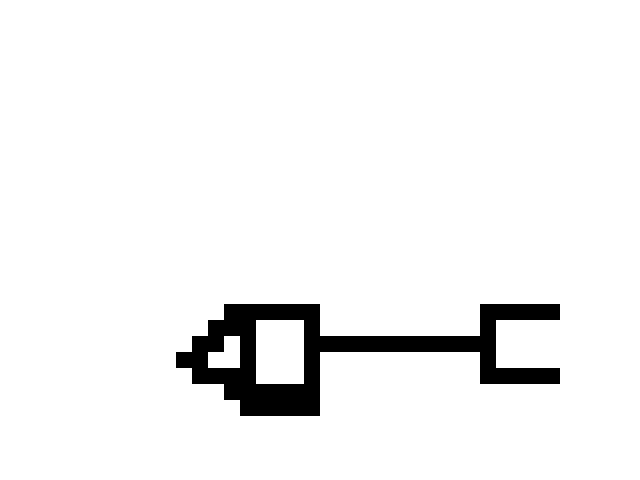

Rendered tile map (Tiled .tmx) drawn with the repository's tilesets; below, a short description and the full map source, tile grids included:
An orthogonal 40x30 tile map with 16x16 px tiles, 1 tile layer (块层 1), 4 tilesets.

<map version="1.0" orientation="orthogonal" renderorder="right-down" width="40" height="30" tilewidth="16" tileheight="16" backgroundcolor="#ffffff" nextobjectid="1">
 <tileset firstgid="1" name="block" tilewidth="16" tileheight="16" tilecount="1">
  <image source="image/block.png" width="16" height="16" />
 </tileset>
 <tileset firstgid="2" name="block1" tilewidth="16" tileheight="16" tilecount="1">
  <image source="image/block1.png" width="16" height="16" />
 </tileset>
 <tileset firstgid="3" name="block2" tilewidth="16" tileheight="16" tilecount="1">
  <image source="image/block2.png" width="16" height="16" />
 </tileset>
 <tileset firstgid="4" name="block3" tilewidth="16" tileheight="16" tilecount="1">
  <image source="image/block3.png" width="16" height="16" />
 </tileset>
 <layer name="块层 1" width="40" height="30">
  <data encoding="csv">
0,0,0,0,0,0,0,0,0,0,0,0,0,0,0,0,0,0,0,0,0,0,0,0,0,0,0,0,0,0,0,0,0,0,0,0,0,0,0,0,
0,0,0,0,0,0,0,0,0,0,0,0,0,0,0,0,0,0,0,0,0,0,0,0,0,0,0,0,0,0,0,0,0,0,0,0,0,0,0,0,
0,0,0,0,0,0,0,0,0,0,0,0,0,0,0,0,0,0,0,0,0,0,0,0,0,0,0,0,0,0,0,0,0,0,0,0,0,0,0,0,
0,0,0,0,0,0,0,0,0,0,0,0,0,0,0,0,0,0,0,0,0,0,0,0,0,0,0,0,0,0,0,0,0,0,0,0,0,0,0,0,
0,0,0,0,0,0,0,0,0,0,0,0,0,0,0,0,0,0,0,0,0,0,0,0,0,0,0,0,0,0,0,0,0,0,0,0,0,0,0,0,
0,0,0,0,0,0,0,0,0,0,0,0,0,0,0,0,0,0,0,0,0,0,0,0,0,0,0,0,0,0,0,0,0,0,0,0,0,0,0,0,
0,0,0,0,0,0,0,0,0,0,0,0,0,0,0,0,0,0,0,0,0,0,0,0,0,0,0,0,0,0,0,0,0,0,0,0,0,0,0,0,
0,0,0,0,0,0,0,0,0,0,0,0,0,0,0,0,0,0,0,0,0,0,0,0,0,0,0,0,0,0,0,0,0,0,0,0,0,0,0,0,
0,0,0,0,0,0,0,0,0,0,0,0,0,0,0,0,0,0,0,0,0,0,0,0,0,0,0,0,0,0,0,0,0,0,0,0,0,0,0,0,
0,0,0,0,0,0,0,0,0,0,0,0,0,0,0,0,0,0,0,0,0,0,0,0,0,0,0,0,0,0,0,0,0,0,0,0,0,0,0,0,
0,0,0,0,0,0,0,0,0,0,0,0,0,0,0,0,0,0,0,0,0,0,0,0,0,0,0,0,0,0,0,0,0,0,0,0,0,0,0,0,
0,0,0,0,0,0,0,0,0,0,0,0,0,0,0,0,0,0,0,0,0,0,0,0,0,0,0,0,0,0,0,0,0,0,0,0,0,0,0,0,
0,0,0,0,0,0,0,0,0,0,0,0,0,0,0,0,0,0,0,0,0,0,0,0,0,0,0,0,0,0,0,0,0,0,0,0,0,0,0,0,
0,0,0,0,0,0,0,0,0,0,0,0,0,0,0,0,0,0,0,0,0,0,0,0,0,0,0,0,0,0,0,0,0,0,0,0,0,0,0,0,
0,0,0,0,0,0,0,0,0,0,0,0,0,0,0,0,0,0,0,0,0,0,0,0,0,0,0,0,0,0,0,0,0,0,0,0,0,0,0,0,
0,0,0,0,0,0,0,0,0,0,0,0,0,0,0,0,0,0,0,0,0,0,0,0,0,0,0,0,0,0,0,0,0,0,0,0,0,0,0,0,
0,0,0,0,0,0,0,0,0,0,0,0,0,0,0,0,0,0,0,0,0,0,0,0,0,0,0,0,0,0,0,0,0,0,0,0,0,0,0,0,
0,0,0,0,0,0,0,0,0,0,0,0,0,0,0,0,0,0,0,0,0,0,0,0,0,0,0,0,0,0,0,0,0,0,0,0,0,0,0,0,
0,0,0,0,0,0,0,0,0,0,0,0,0,0,0,0,0,0,0,0,0,0,0,0,0,0,0,0,0,0,0,0,0,0,0,0,0,0,0,0,
0,0,0,0,0,0,0,0,0,0,0,0,0,0,1,1,1,1,1,1,0,0,0,0,0,0,0,0,0,0,1,1,1,1,1,0,0,0,0,0,
0,0,0,0,0,0,0,0,0,0,0,0,0,1,1,1,0,0,0,1,0,0,0,0,0,0,0,0,0,0,1,0,0,0,0,0,0,0,0,0,
0,0,0,0,0,0,0,0,0,0,0,0,1,1,0,1,0,0,0,1,1,1,1,1,1,1,1,1,1,1,1,0,0,0,0,0,0,0,0,0,
0,0,0,0,0,0,0,0,0,0,0,1,1,0,0,1,0,0,0,1,0,0,0,0,0,0,0,0,0,0,1,0,0,0,0,0,0,0,0,0,
0,0,0,0,0,0,0,0,0,0,0,0,1,1,1,1,0,0,0,1,0,0,0,0,0,0,0,0,0,0,1,1,1,1,1,0,0,0,0,0,
0,0,0,0,0,0,0,0,0,0,0,0,0,0,1,1,1,1,1,1,0,0,0,0,0,0,0,0,0,0,0,0,0,0,0,0,0,0,0,0,
0,0,0,0,0,0,0,0,0,0,0,0,0,0,0,1,1,1,1,1,0,0,0,0,0,0,0,0,0,0,0,0,0,0,0,0,0,0,0,0,
0,0,0,0,0,0,0,0,0,0,0,0,0,0,0,0,0,0,0,0,0,0,0,0,0,0,0,0,0,0,0,0,0,0,0,0,0,0,0,0,
0,0,0,0,0,0,0,0,0,0,0,0,0,0,0,0,0,0,0,0,0,0,0,0,0,0,0,0,0,0,0,0,0,0,0,0,0,0,0,0,
0,0,0,0,0,0,0,0,0,0,0,0,0,0,0,0,0,0,0,0,0,0,0,0,0,0,0,0,0,0,0,0,0,0,0,0,0,0,0,0,
0,0,0,0,0,0,0,0,0,0,0,0,0,0,0,0,0,0,0,0,0,0,0,0,0,0,0,0,0,0,0,0,0,0,0,0,0,0,0,0
</data>
 </layer>
</map>
